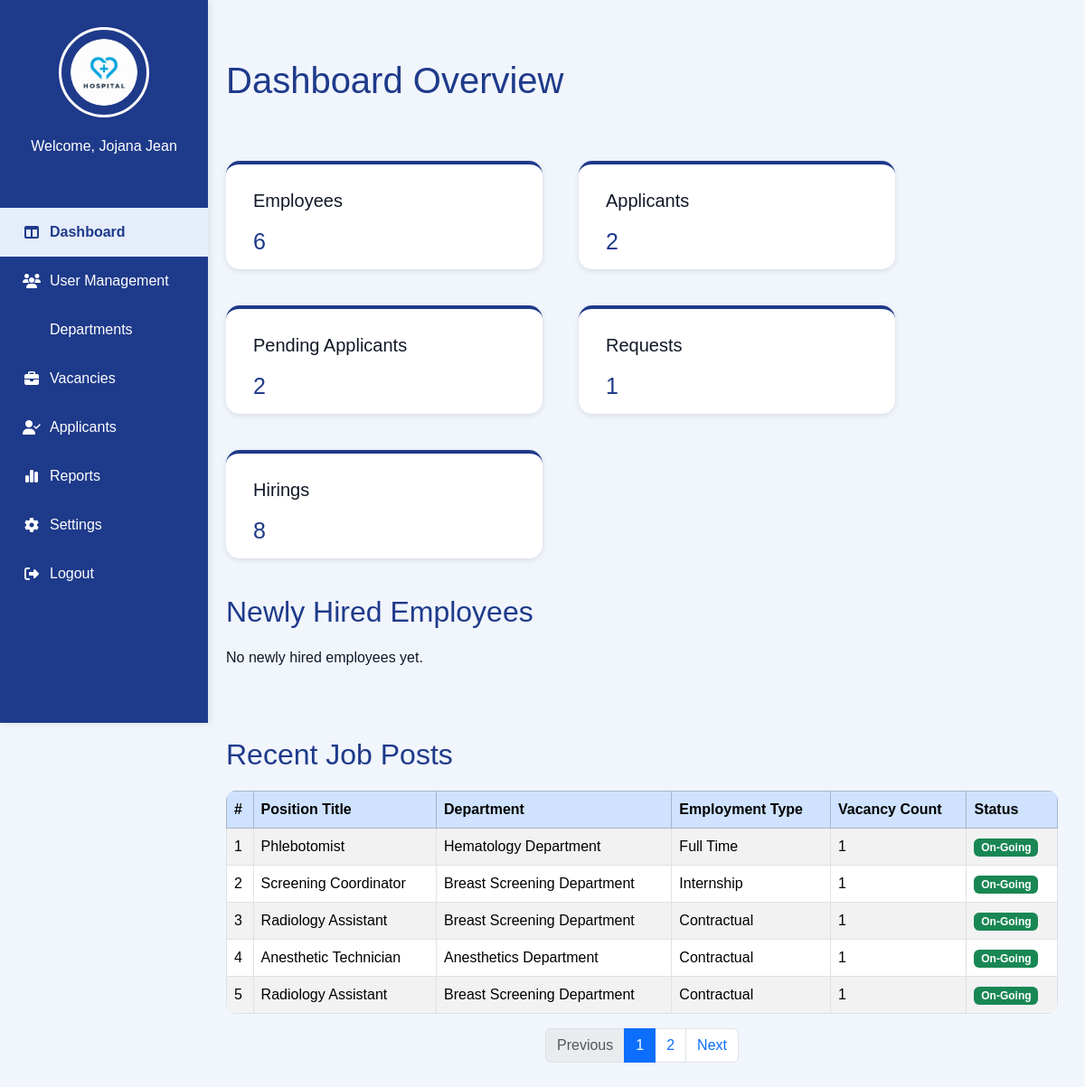
Page /Admin_Dashboard.php on the committed database.
### tables this page shows
CREATE TABLE `user` (
  `user_id` varchar(100) NOT NULL,
  `applicant_employee_id` varchar(100) DEFAULT NULL,
  `email` varchar(100) NOT NULL,
  `password` varchar(255) NOT NULL,
  `role` varchar(50) NOT NULL,
  `fullname` varchar(150) NOT NULL,
  `status` varchar(20) NOT NULL,
  `created_at` datetime NOT NULL,
  `profile_pic` varchar(255) DEFAULT NULL,
  `reset_token` varchar(255) NOT NULL,
  `token_expiry` varchar(255) NOT NULL,
  `sub_role` varchar(50) DEFAULT NULL
);

CREATE TABLE `vacancies` (
  `id` int(11) NOT NULL,
  `department_id` int(11) NOT NULL,
  `position_id` int(11) NOT NULL,
  `employment_type_id` int(11) NOT NULL,
  `vacancy_count` int(11) NOT NULL,
  `status` varchar(255) NOT NULL DEFAULT 'To Post',
  `created_at` timestamp NOT NULL DEFAULT current_timestamp()
);

CREATE TABLE `position` (
  `positionID` int(11) NOT NULL,
  `departmentID` int(11) NOT NULL,
  `emtypeID` int(11) DEFAULT NULL,
  `position_title` varchar(150) NOT NULL
);

CREATE TABLE `department` (
  `deptID` int(11) NOT NULL,
  `deptName` varchar(100) NOT NULL
);

CREATE TABLE `employment_type` (
  `emtypeID` int(11) NOT NULL,
  `typeName` varchar(50) NOT NULL
);

### Admin_Dashboard.php (the view, shortened to what this page needs)
<?php
require 'admin/db.connect.php';
$hirings = 0;
$adminnameQuery = $conn->query("SELECT fullname FROM user WHERE role = 'Admin' LIMIT 1");
$adminname = ($adminnameQuery && $row = $adminnameQuery->fetch_assoc()) ? $row['fullname'] : 'Admin';
$employeeQuery = $conn->query("SELECT COUNT(*) AS count FROM user WHERE role = 'Employee'");
$employees = ($employeeQuery && $row = $employeeQuery->fetch_assoc()) ? $row['count'] : 0;
$applicantQuery = $conn->query("SELECT COUNT(*) AS count FROM user WHERE role = 'Applicant'");
$applicants = ($applicantQuery && $row = $applicantQuery->fetch_assoc()) ? $row['count'] : 0;
$pendingQuery = $conn->query("SELECT COUNT(*) AS count FROM applications WHERE status = 'Pending'");
$pendingApplicants = ($pendingQuery && $row = $pendingQuery->fetch_assoc()) ? $row['count'] : 0;
$requestQuery = $conn->query("SELECT COUNT(*) AS count FROM employee_request");
$requests = ($requestQuery && $row = $requestQuery->fetch_assoc()) ? $row['count'] : 0;
$pending_applicantQuery = $conn->query("SELECT COUNT(*) AS count FROM applications WHERE id = '0'");
if ($pending_applicantQuery && $row = $pending_applicantQuery->fetch_assoc()) {
    $pending_applicantQuery = $row['count'];
}
$hiringsQuery = $conn->query("
    SELECT SUM(vacancy_count) AS count
    FROM vacancies
    WHERE status IN ('On-Going', 'To Post')
");
if ($hiringsQuery && $row = $hiringsQuery->fetch_assoc()) {
    $hirings = $row['count'] ?? 0;
}
$limit = 5;
$page = isset($_GET['page']) ? (int)$_GET['page'] : 1;
$start = ($page > 1) ? ($page * $limit) - $limit : 0;
$totalQuery = $conn->query("SELECT COUNT(*) AS total FROM vacancies WHERE status = 'On-Going'");
$total = ($totalQuery && $row = $totalQuery->fetch_assoc()) ? $row['total'] : 0;
$pages = ceil($total / $limit);
$recentVacanciesQuery = $conn->query("
    SELECT v.id, v.vacancy_count, v.status, d.deptName, p.position_title, e.typeName AS employment_type
    FROM vacancies v
    JOIN department d ON v.department_id = d.deptID
    JOIN position p ON v.position_id = p.positionID
    JOIN employment_type e ON v.employment_type_id = e.emtypeID
    WHERE v.status = 'On-Going'
    ORDER BY v.id DESC
    LIMIT $start, $limit
");
$newHiredQuery = $conn->query("
    SELECT applicantID, fullName, position_applied, department, hired_at, profile_pic
    FROM applicant
    WHERE status = 'Hired'
    ORDER BY hired_at DESC
    LIMIT 6
");
?>
<!DOCTYPE html>
<html lang="en">
<head>
    <link rel="stylesheet" href="admin-sidebar.css">
    <link href="https://cdn.jsdelivr.net/npm/bootstrap@5.3.3/dist/css/bootstrap.min.css" rel="stylesheet">
    <link rel="stylesheet" href="https://cdnjs.cloudflare.com/ajax/libs/font-awesome/6.5.0/css/all.min.css">
</head>
<body>
    <div class="sidebar">
        <div class="sidebar-logo">
            <img src="Images/hospitallogo.png" alt="Hospital Logo">
        </div>
        <div class="sidebar-name">
            <p><?php echo "Welcome, $adminname"; ?></p>
        </div>
        <ul class="nav flex-column">
            <li class="active"><a href="Admin_Dashboard.php"><i class="fa-solid fa-table-columns"></i> Dashboard</a></li>
            <li><a href="Admin_UserManagement.php"><i class="fa-solid fa-users"></i> User Management</a></li>
             <li><a href="Admin_Departments.php"><i class="fa-building-columns"></i> Departments</a></li>
            <li><a href="Admin_Vacancies.php"><i class="fa-solid fa-briefcase"></i> Vacancies</a></li>
            <li><a href="Admin-Applicants.php"><i class="fa-solid fa-user-check"></i> Applicants</a></li>
            <li><a href="Admin_Reports.php"><i class="fa-solid fa-chart-simple"></i> Reports</a></li>
            <li><a href="Admin-Settings.php"><i class="fa-solid fa-gear"></i> Settings</a></li>
            <li><a href="Login.php"><i class="fa-solid fa-right-from-bracket"></i> Logout</a></li>
        </ul>
    </div>
    <main class="main-content">
        <div class="main-content-header">
            <h1>Dashboard Overview</h1>
        </div>
        <div class="stats">
            <div class="section">
                <label>Employees</label>
                <h3><?php echo $employees; ?></h3>
            </div>
            <div class="section">
                <label>Applicants</label>
                <h3><?php echo $applicants; ?></h3>
            </div>
            <div class="section">
                <label>Pending Applicants</label>
                <h3><?php echo $pendingApplicants; ?></h3>
            </div>
            <div class="section">
                <label>Requests</label>
                <h3><?php echo $requests; ?></h3>
            </div>
            <div class="section">
                <label>Hirings</label>
                <h3><?php echo $hirings; ?></h3>
            </div>
        </div>
        <div class="hired-section">
    <h2>Newly Hired Employees</h2>
    <div class="hired-cards">
        <?php if ($newHiredQuery && $newHiredQuery->num_rows > 0): ?>
            <?php while ($hired = $newHiredQuery->fetch_assoc()): ?>
                <div class="hired-card">
                  <?php
$pic = (!empty($hired['profile_pic']) && file_exists("Uploads/" . $hired['profile_pic']))
    ? $hired['profile_pic']
    : "default.png";
?>
<img src="Uploads/<?php echo $pic; ?>" alt="Profile Picture">
                    <h4><?php echo $hired['fullName']; ?></h4>
                    <p><strong>Position:</strong> <?php echo $hired['position_applied']; ?></p>
                    <p><strong>Department:</strong> <?php echo $hired['department']; ?></p>
                    <p><strong>Hired Date:</strong>
                        <?php echo date("F d, Y", strtotime($hired['hired_at'])); ?>
                    </p>
                </div>
            <?php endwhile; ?>
        <?php else: ?>
            <p>No newly hired employees yet.</p>
        <?php endif; ?>
    </div>
</div>
     <div class="job-posts">
    <h2>Recent Job Posts</h2>
    <table class="table table-striped table-bordered" style="background:white; border-radius:10px; overflow:hidden;">
        <thead class="table-primary">
            <tr>
                <th>#</th>
                <th>Position Title</th>
                <th>Department</th>
                <th>Employment Type</th>
                <th>Vacancy Count</th>
                <th>Status</th>
            </tr>
        </thead>
        <tbody>
            <?php if($recentVacanciesQuery && $recentVacanciesQuery->num_rows > 0): ?>
                <?php
                $i = $start + 1;
                while($vacancy = $recentVacanciesQuery->fetch_assoc()):
                ?>
                    <tr>
                        <td><?php echo $i++; ?></td>
                        <td><?php echo $vacancy['position_title']; ?></td>
                        <td><?php echo $vacancy['deptName']; ?></td>
                        <td><?php echo $vacancy['employment_type']; ?></td>
                        <td><?php echo $vacancy['vacancy_count']; ?></td>
                        <td>
                            <span class="badge bg-success"><?php echo $vacancy['status']; ?></span>
                        </td>
                    </tr>
                <?php endwhile; ?>
            <?php else: ?>
                <tr>
                    <td colspan="6" class="text-center">No recent job posts available.</td>
                </tr>
            <?php endif; ?>
        </tbody>
    </table>
    <nav>
        <ul class="pagination justify-content-center">
            <li class="page-item <?php echo ($page <= 1) ? 'disabled' : '' ?>">
                <a class="page-link" href="?page=<?php echo $page - 1; ?>">Previous</a>
            </li>
            <?php for($i = 1; $i <= $pages; $i++): ?>
                <li class="page-item <?php echo ($i == $page) ? 'active' : '' ?>">
                    <a class="page-link" href="?page=<?php echo $i; ?>">
                        <?php echo $i; ?>
                    </a>
                </li>
            <?php endfor; ?>
            <li class="page-item <?php echo ($page >= $pages) ? 'disabled' : '' ?>">
                <a class="page-link" href="?page=<?php echo $page + 1; ?>">Next</a>
            </li>
        </ul>
    </nav>
</div>
    </main>
</body>
</html>

### admin-sidebar.css (style rules this page uses)
* { margin: 0; padding: 0; box-sizing: border-box; }
body { font-family: "Poppins", "Roboto", sans-serif; }
img { height: 75px; width: 75px; padding: 10px; border-radius: 50%; }
.main-content { display: flex; justify-content: center; }
.main-content, .login-button, .forgot-password, .show-password { display: flex; justify-content: center; }
.sidebar { width: 230px; background-color: #1E3A8A; height: 100vh; display: flex; flex-direction: column; align-items: center; padding-top: 30px; position: fixed; left: 0; top: 0; box-shadow: 2px 0 8px rgba(0, 0, 0, 0.1); overflow-y: auto; scrollbar-width: thin; scrollbar-color: #e5edfb transparent; }
.nav { margin-top: 40px; list-style: none; width: 100%; padding: 0; }
.nav li { width: 100%; }
.nav li a { color: #ffffff; text-decoration: none; display: flex; align-items: center; gap: 10px; padding: 15px 25px; font-weight: 500; transition: all 0.3s ease; width: 100%; box-sizing: border-box; }
.nav li a:hover, .nav li.active a { background-color: #e5edfb; color: #1E3A8A; font-weight: 600; }
.nav i { width: 20px; text-align: center; }
.sidebar-logo { display: flex; flex-direction: column; align-items: center; gap: 10px; margin-bottom: 20px; }
.sidebar-logo img { width: 100px; height: 100px; border-radius: 50%; border: 3px solid white; cursor: pointer; transition: transform 0.3s ease; }
.sidebar-name p { color: white; text-align: center; font-weight: 500; }

### Admin_Dashboard.php (style rules this page uses)
body { font-family: 'Poppins', sans-serif; margin:0; display:flex; background-color:#f1f5fc; color:#111827; }
.main-content { padding:40px 30px; margin-left:220px; display:flex; flex-direction:column; }
.main-content-header h1 { padding:25px 0; margin-bottom:40px; color:#1E3A8A; }
.stats { display:flex; gap:40px; flex-wrap:wrap; margin-left:0; }
.section { padding:25px 30px; border-radius:15px; border-top:4px solid #1E3A8A; width:350px; height:120px; background:white; box-shadow:0 2px 6px rgba(0,0,0,0.1); transition: transform 0.2s ease; }
.section label { font-size:20px; }
.section h3 { color:#1E3A8A; margin-top:15px; font-size:25px; }
.job-posts h2 { margin-top:60px; margin-bottom:20px; color:#1E3A8A; }
.hired-section h2 { margin-top: 40px; margin-bottom: 20px; color: #1E3A8A; }
.hired-cards { display: flex; flex-wrap: wrap; gap: 20px; }

### rows in the picture
user: fullname "Jojana Jean"
vacancies: position.position_title "Phlebotomist", department.deptName "Hematology Department", employment_type.typeName "Full Time", vacancy_count "1", status "On-Going"
vacancies: position.position_title "Screening Coordinator", department.deptName "Breast Screening Department", employment_type.typeName "Internship", vacancy_count "1", status "On-Going"
vacancies: position.position_title "Radiology Assistant", department.deptName "Breast Screening Department", employment_type.typeName "Contractual", vacancy_count "1", status "On-Going"
vacancies: position.position_title "Anesthetic Technician", department.deptName "Anesthetics Department", employment_type.typeName "Contractual", vacancy_count "1", status "On-Going"
vacancies: position.position_title "Radiology Assistant", department.deptName "Breast Screening Department", employment_type.typeName "Contractual", vacancy_count "1", status "On-Going"

### other values in the picture
$employees "6"
$applicants "2"
$pendingApplicants "2"
$requests "1"
$hirings "8"
